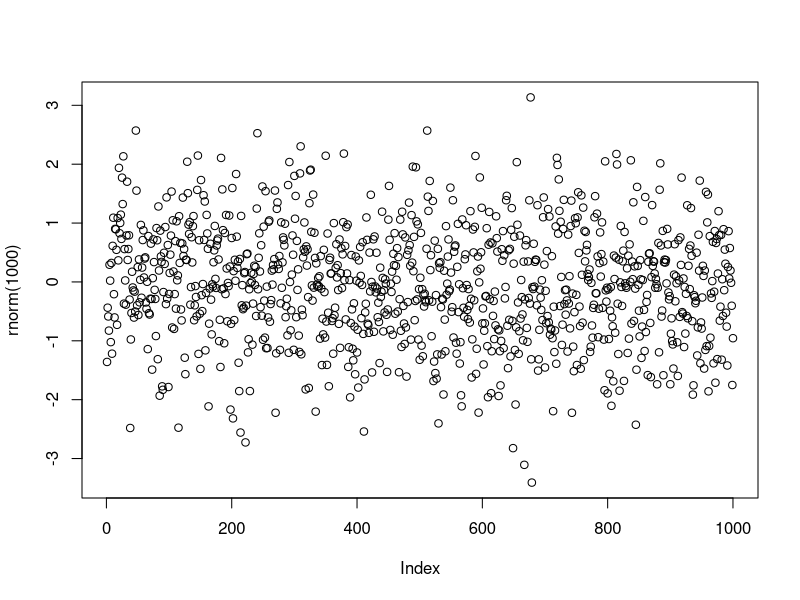

Write R code to recreate this figure.
## ---- chunk 1
plot(rnorm(1000))
